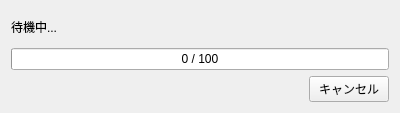
<?xml version="1.0" encoding="UTF-8"?>
<ui version="4.0">
 <class>ProgressWidget</class>
 <widget class="QWidget" name="ProgressWidget">
  <property name="windowModality">
   <enum>Qt::WindowModality::WindowModal</enum>
  </property>
  <property name="geometry">
   <rect>
    <x>0</x>
    <y>0</y>
    <width>400</width>
    <height>113</height>
   </rect>
  </property>
  <property name="windowTitle">
   <string>Form</string>
  </property>
  <layout class="QVBoxLayout" name="verticalLayout">
   <item alignment="Qt::AlignmentFlag::AlignLeft">
    <widget class="QLabel" name="statusLabel">
     <property name="text">
      <string>待機中...</string>
     </property>
    </widget>
   </item>
   <item>
    <widget class="QProgressBar" name="progressBar">
     <property name="value">
      <number>0</number>
     </property>
     <property name="format">
      <string>%v / %m</string>
     </property>
    </widget>
   </item>
   <item alignment="Qt::AlignmentFlag::AlignRight">
    <widget class="QPushButton" name="cancelButton">
     <property name="text">
      <string>キャンセル</string>
     </property>
    </widget>
   </item>
  </layout>
 </widget>
 <resources/>
 <connections/>
</ui>
